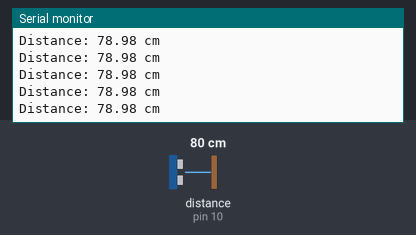
A sketch run on a simulated Arduino Uno, built with avr-gcc and run on an emulated ATmega328P. On the bench: the last lines printed to the serial monitor. Wiring (inferred from the names in the program): ultrasonic range finder: trigger pin 9; echo pin 10. The test bench sets the inputs (shaded band); at power-on: distance to the obstacle (sensor on pin 10) 80 cm. The echo pulse lasts 58.3 µs per cm.

Above: at 1.2 s.
1.3 s: distance to the obstacle (sensor on pin 10) set to 120 cm
At 1.49 s:
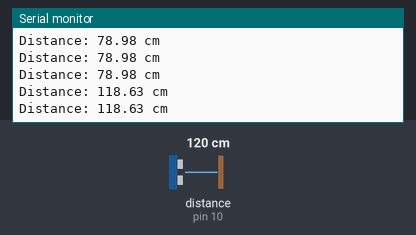
4.3 s: distance to the obstacle (sensor on pin 10) set to 35 cm
At 4.3 s:
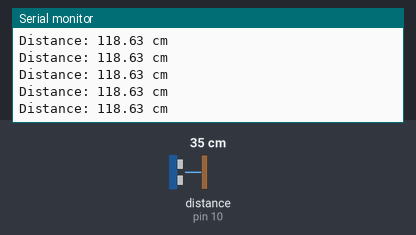
7.3 s: distance to the obstacle (sensor on pin 10) set to 250 cm
At 7.4 s:
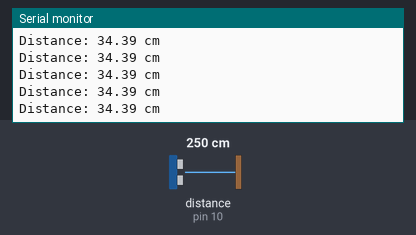
10.3 s: distance to the obstacle (sensor on pin 10) set to 35 cm
At 10.4 s:
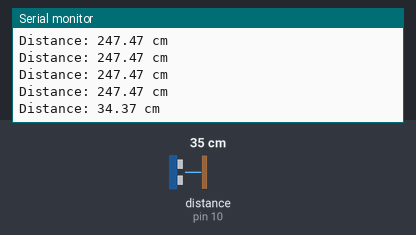
Timing chart, 0 to 13.3 s (numbered marks = the images above; inputs shaded):
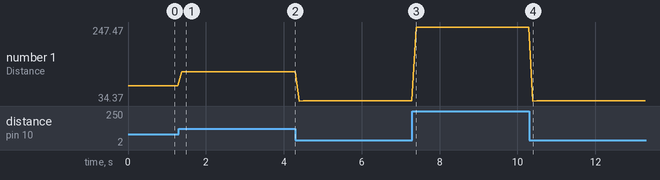

Measured:
- after the input at 1.3 s, the serial monitor: prints a new line after 0.08 s (image 1)
- after the input at 10.3 s, the serial monitor: prints a new line after 0.10 s (image 4)
- plotted number 1: 78.98 → 118.63 after the input at 1.3 s, 118.63 → 34.39 after the input at 4.3 s, 34.39 → 247.47 after the input at 7.3 s, 247.47 → 34.39 after the input at 10.3 s

The sketch:

HC-SR04.ino
```cpp
const int trigPin = 9;
const int echoPin = 10;

void setup() {
  Serial.begin(9600);
  pinMode(trigPin, OUTPUT);
  pinMode(echoPin, INPUT);
}

void loop() {
  // Send 10µs trigger pulse
  digitalWrite(trigPin, LOW);
  delayMicroseconds(2);
  digitalWrite(trigPin, HIGH);
  delayMicroseconds(10);
  digitalWrite(trigPin, LOW);

  // Measure echo pulse duration
  long duration = pulseIn(echoPin, HIGH);

  // Calculate distance (in cm)
  float distance = duration * 0.034 / 2;

  Serial.print("Distance: ");
  Serial.print(distance);
  Serial.println(" cm");

  delay(100); // Short delay between readings
}
```
